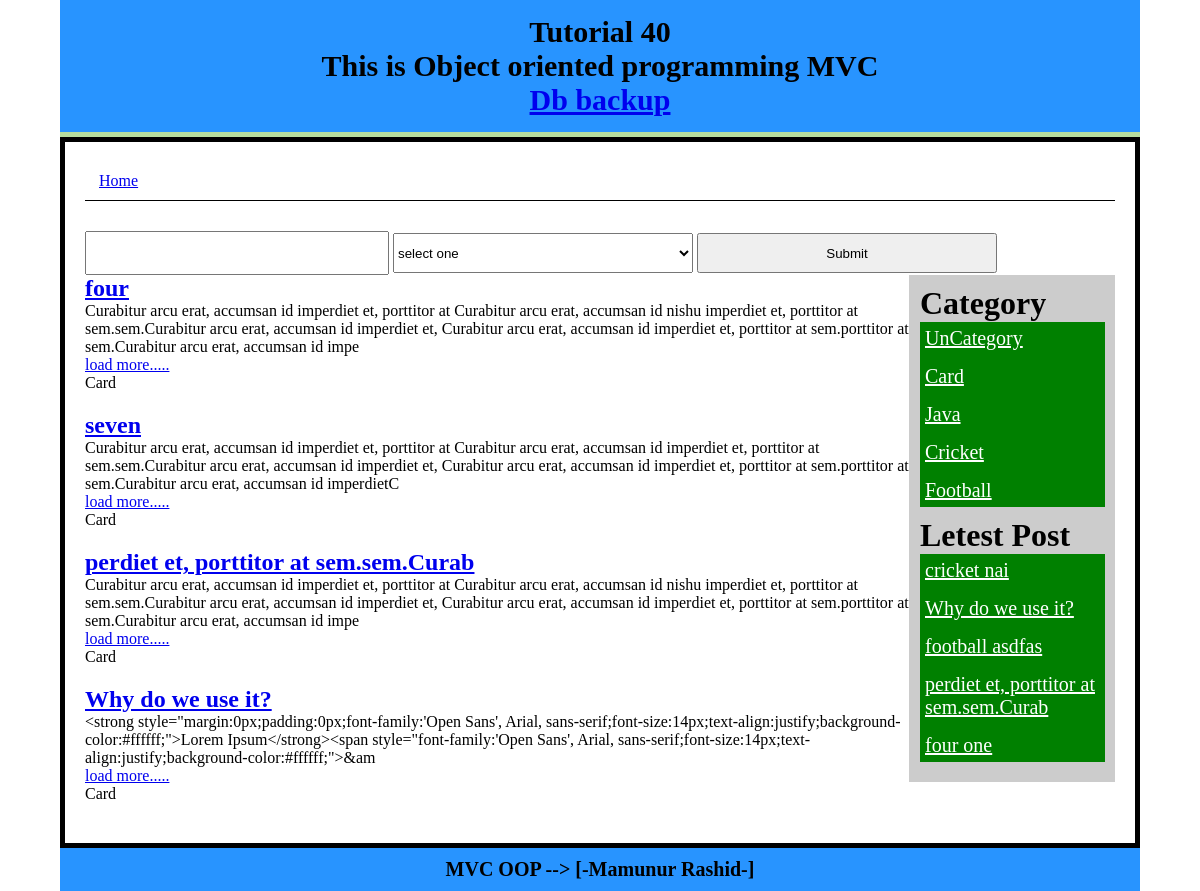
/Index/postByCat/14, run on an earlier commit of the app's database.
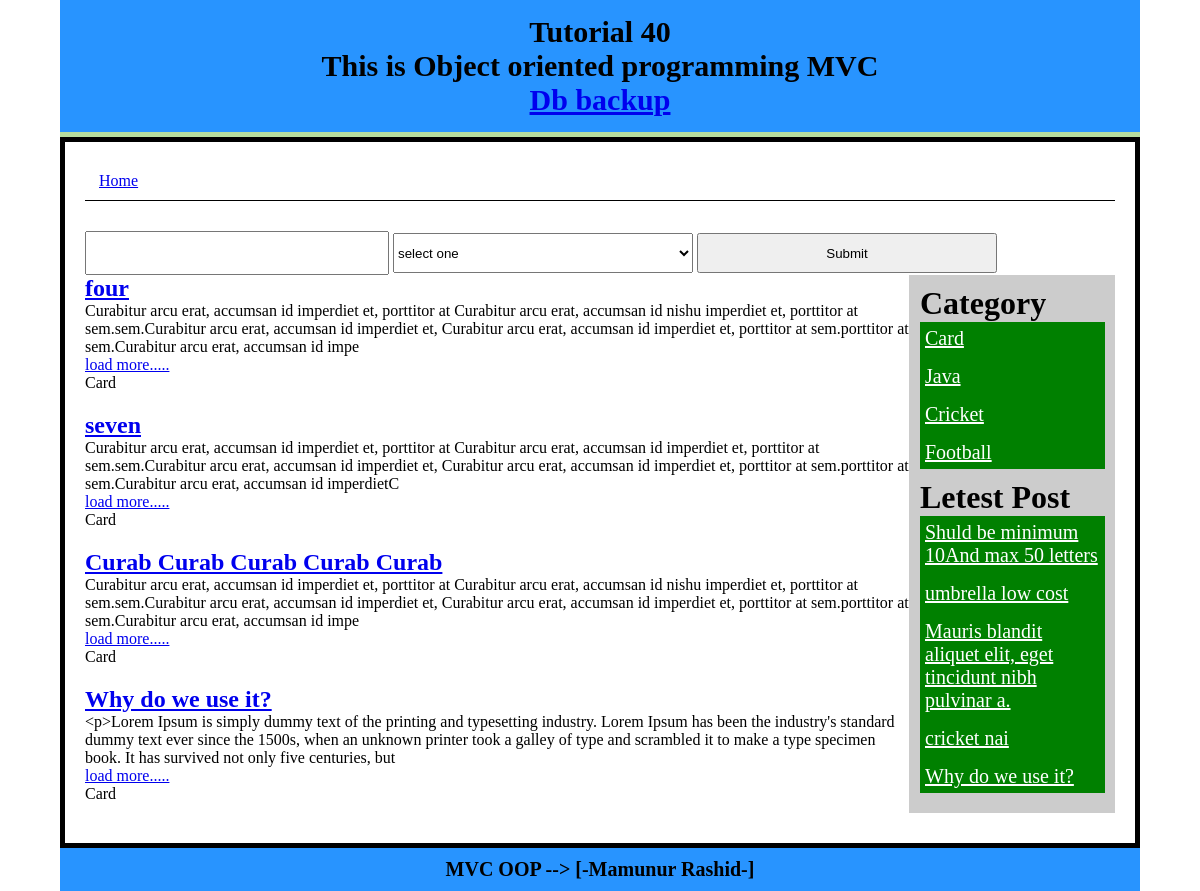
And on a later commit of the database.
### tables this page shows
CREATE TABLE `post` (
  `id` int(11) NOT NULL AUTO_INCREMENT,
  `title` varchar(300) NOT NULL,
  `content` text NOT NULL,
  `cat` int(11) NOT NULL,
  PRIMARY KEY (`id`)
);

CREATE TABLE `category` (
  `id` int(11) NOT NULL AUTO_INCREMENT,
  `catname` varchar(50) NOT NULL,
  `title` varchar(50) NOT NULL,
  PRIMARY KEY (`id`)
);

### system/libs/Load.php (called while the page is built, shortened)
<?php
class Load
{
	public function view($filename,$data = false){
		include 'app/view/'.$filename.'.php' ;
	}
	public function model($modelname){
		return new $modelname();
	}
}
?>

### app/controlers/Index.php (called while the page is built, shortened)
<?php
class Index extends Dcontrolar
{
	public function postByCat($id){
		$tablepost= 'post';
		$tableCat = 'category';
		$postModel = $this->load->model("PostModel");
		$data['postByCat']=$postModel->getPostByCat($tablepost,$tableCat,$id);
		$catModel = $this->load->model("CatModel");
		$data['catlist']=$catModel->catlist($tableCat);
		$limit = 5;
		$data['letestPost']=$postModel->getLetestPost($tablepost,$limit);
		$this->load->view("header");
		$this->load->view("search",$data);
		$this->load->view("postbycat",$data);
		$this->load->view("sidebar",$data);
		$this->load->view("footer");
	}
}
?>

### index.php (called while the page is built, shortened)
<?php
$main = new Main();
?>

### system/libs/Database.php (called while the page is built, shortened)
<?php
class Database extends PDO
{
	public function select($sql,$data=array(),$fetchstyle = PDO::FETCH_ASSOC){
		$stmt 	= $this->prepare($sql);
		$stmt->execute();
		return $stmt->fetchALL($fetchstyle);
	}
}?>

### app/models/PostModel.php (called while the page is built, shortened)
<?php
class PostModel extends Dmodel
{
	public function getPostByCat($tablepost,$tableCat,$id){
		$sql ="SELECT $tablepost.*,$tableCat.catname FROM
			$tablepost INNER JOIN $tableCat
			ON  $tablepost.cat = $tableCat.id
		 	WHERE $tableCat.id = $id ";
			return $this->db->select($sql);
	}
	public function getLetestPost($table,$limit=4){
		$sql ="SELECT * FROM $table ORDER BY id DESC LIMIT $limit";
		return $this->db->select($sql);
	}
}

### system/libs/Dcontrolar.php (called while the page is built, shortened)
<?php
class Dcontrolar
{
	function __construct()
	{
		$this->load = new Load();
	}
}
?>

### system/libs/Dmodel.php (called while the page is built, shortened)
<?php
class Dmodel
{
	public function __construct()
	{
		$dsn = 'mysql:dbname=mvc;host=localhost';
		$user ="root";
		$pass ='';
		$this->db = new Database($dsn,$user,$pass);
	}
}
?>

### app/models/CatModel.php (called while the page is built, shortened)
<?php
class CatModel extends Dmodel
{
	public function catlist($table){
		$sql ="SELECT * FROM $table ORDER BY id DESC ";
		return $this->db->select($sql);
	}
}
?>

### app/view/postbycat.php (the view)
<div class="left-content fix">
	<?php foreach ($postByCat as $key => $value) { ?>
		<article class="post">
			<h1 class="title"><a href="<?php echo BASE_URL ;?>/Index/postDetails/<?php echo $value['id']?>">	<?php echo $value['title']?> </a></h1>
			<?php $content = $value['content'];
				if (strlen($content) > 200 ) {
					$content = substr($content , 0 ,300);
					echo $content ;
				}else{
					echo $content ;
				}
			?>
			<p><a href="<?php echo BASE_URL ;?>/Index/postDetails/<?php echo $value['id']?>">load more.....</a></p>
			<?php echo $value['catname']?>
		</article>
	<?php  } ?>
</div>

### app/view/sidebar.php
<div class="sidebar fix ">
	<h1>Category</h1>
	<ul>
		<?php if (isset($catlist)) {
		foreach ($catlist as $key => $value) { ?>
		<li><a href="<?php echo BASE_URL ;?>/Index/postByCat/<?php echo $value['id']?>"><?php echo $value['catname']?> </a></li>
		<?php } } ?>
	</ul>
	<h1>Letest Post</h1>
	<ul>
		<?php if (isset($letestPost)) {
		foreach ($letestPost as $key => $value) { ?>
			<li><a href="<?php echo BASE_URL ;?>/Index/postDetails/<?php echo $value['id']?>"><?php echo $value['title']?> </a></li>
		<?php } } ?>
	</ul>
</div>

What changed in the data, as far as the page shows it:
no longer on one of the page's lists (row edited): post: title "perdiet et, porttitor at sem.sem.Curab"
removed category: catname "UnCategory"
no longer on this page (row unchanged): post: title "football asdfas", shown under "Letest Post"
no longer on this page (row unchanged): post: title "four one", shown under "Letest Post"
changed post: title "perdiet et, porttitor at sem.sem.Curab" → "Curab Curab Curab Curab Curab"
changed post "Why do we use it?": content "<strong style=\"margin:0px;padding:0px;font-family:'Open Sans', Arial, sans-serif;font-size:14px;text-align:justify;background-color:#ffffff;\">Lorem Ipsum</strong><span style=\"font-family:'Open Sans', Arial, sans-serif;font-size:14px;text-align:justify;background-color:#ffffff;\">&am" → "<p>Lorem Ipsum is simply dummy text of the printing and typesetting industry. Lorem Ipsum has been the industry's standard dummy text ever since the 1500s, when an unknown printer took a galley of type and scrambled it to make a type specimen book. It has survived not only five centuries, but"
added post: title "Shuld be minimum 10And max 50 letters", shown under "Letest Post"
added post: title "umbrella low cost", shown under "Letest Post"
added post: title "Mauris blandit aliquet elit, eget tincidunt nibh pulvinar a.", shown under "Letest Post"
